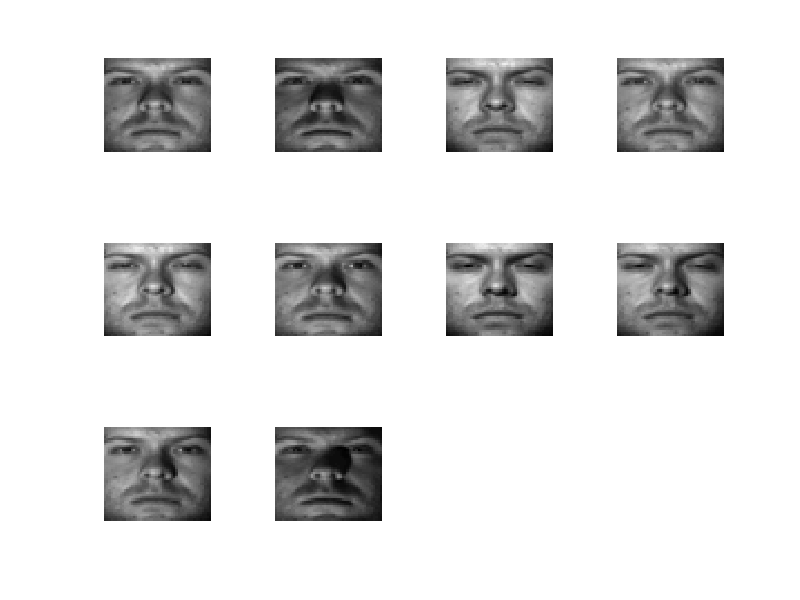
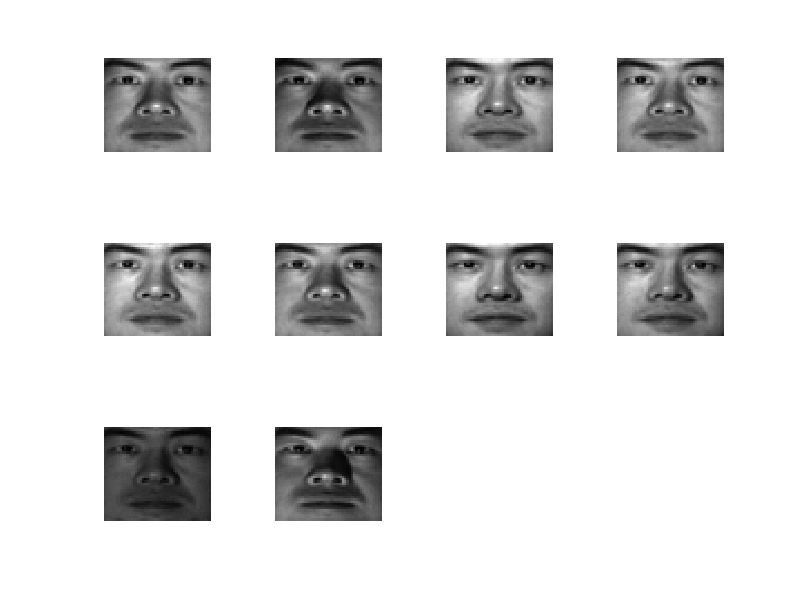

Here is the MATLAB script that generated these plots, in order:
clear;close all;addpath(genpath(pwd))
data=load('./data3/3c.mat');data=data.data;
n=size(data,2);
% 
% figure(1);
% for i=1:size(data,2)
%    f=uint8(data(:,i));
%    f=reshape(f,[42,48]);
%    subplot(5,4,i);
%    imshow(f);
%    
% end
[coe,score,lattent]=pca(data');
data1=score(:,2);
data1=data1-repmat(mean(data1,1),[n,1]);
data1=data1./repmat(std(data1),[n,1]);
% figure(2);
% plot(data1(:,1),data1(:,2),'ro');
[lb,C]=kmeans(data1,2);
lb1=find(lb==1);
lb2=find(lb==2);
figure(1);hold on;
m=ceil(length(lb1)/4);
for i=1:length(lb1)
   f=uint8(data(:,lb1(i)));
   f=reshape(f,[42,48]);
   subplot(m,4,i);
   imshow(f);
end
figure(2);hold on;
m=ceil(length(lb2)/4);
for i=1:length(lb2)
   f=uint8(data(:,lb2(i)));
   f=reshape(f,[42,48]);
   subplot(m,4,i);
   imshow(f);
end
result=lb;result=result';
save('./result3c.mat','result')
xlswrite('./result3c.xls',result);
